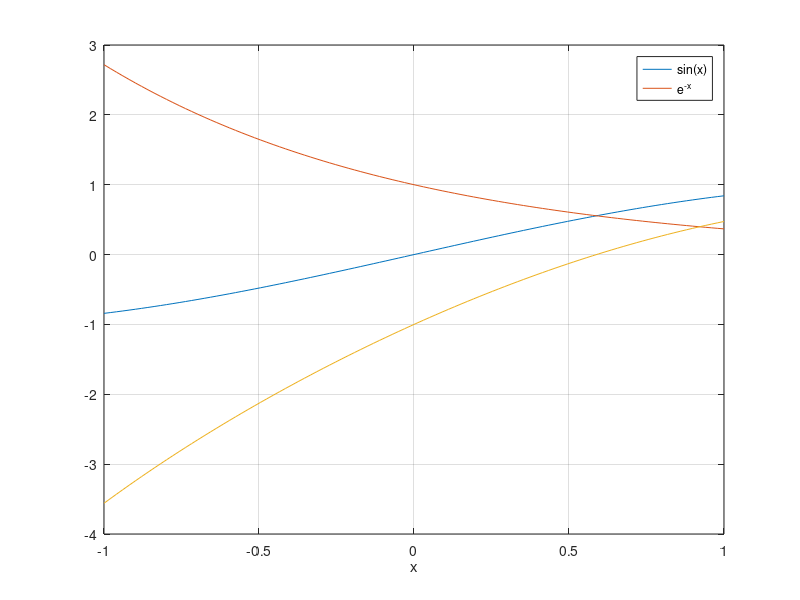

This chart was generated by the following MATLAB code: (Note: this script raises an error after producing the figure.)
clear all; close all;

x = linspace ( -1 ,1);
y1 = sin(x);
y2 = exp(-x);
plot(x, [y1; y2 ]);
hold on
plot(x, y1 - y2)
grid on; xlabel ('x'); legend ('sin(x)','e^{-x}')

fun = @ Function_ejemplo_3;
x0 = 0;
tol = exp(-100);
maxiter = 100;
[sol, iter, ACOC, incre1, incre2] = Newton(fun, x0, tol, maxiter)
